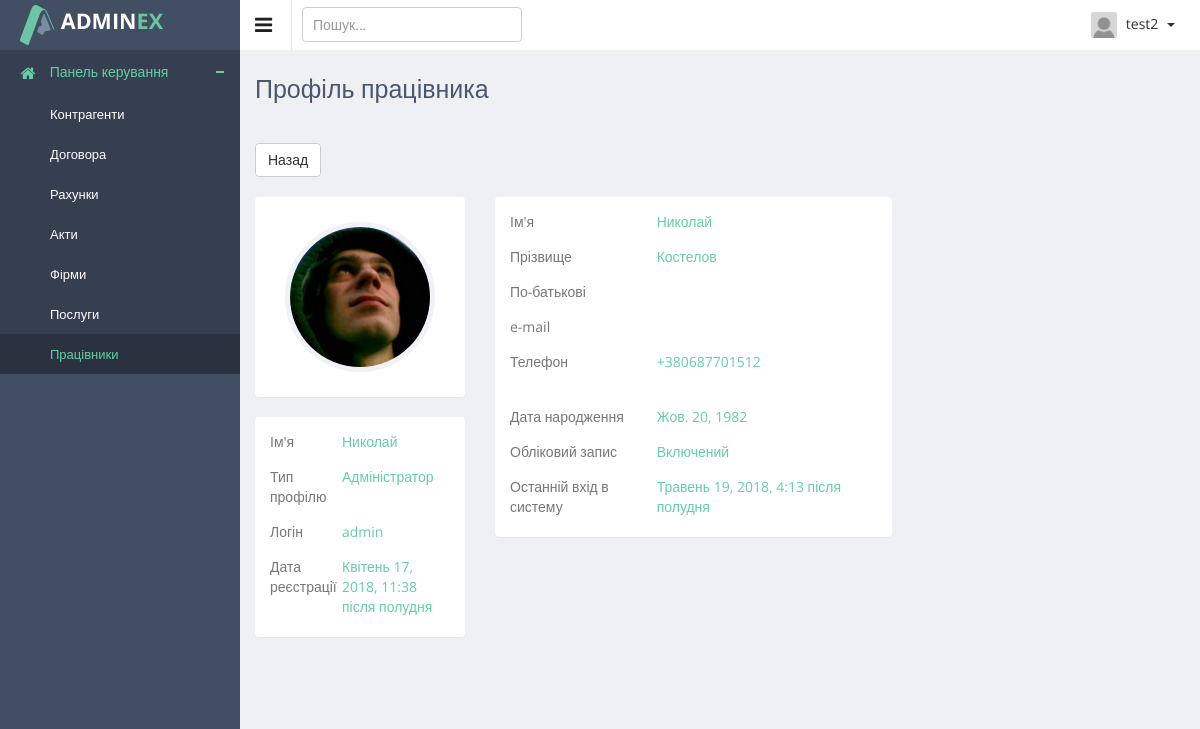
Before: /crm/worker/detail/1/ (signed in) with the older database file.
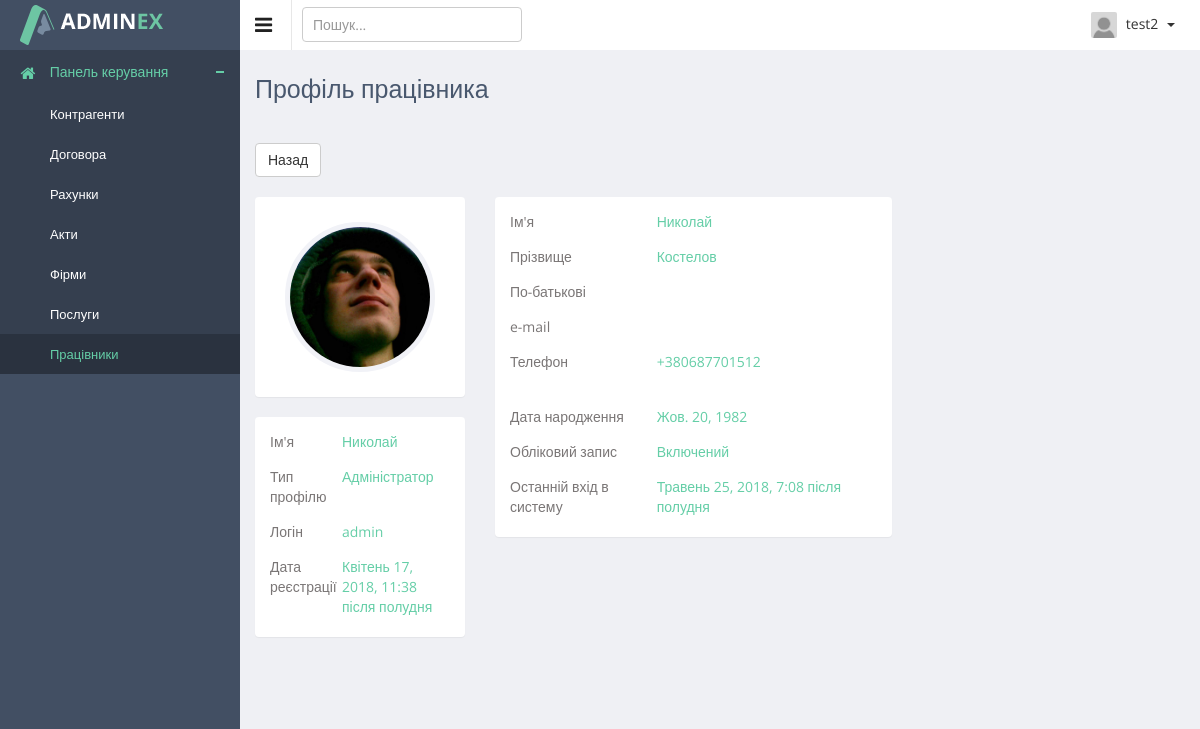
After: the same page with the newer database file.
### authapp/models.py (models this page shows)
class ProjectUser(AbstractUser):
    parent_name = models.CharField(verbose_name='по-батькові', max_length=20, blank=True)
    date_of_birth = models.DateField(verbose_name='дата народження', blank=True, null=True)
    phone1 = models.CharField(verbose_name='номер телефона', max_length=16, blank=True)
    phone2 = models.CharField(verbose_name='номер телефона', max_length=16, blank=True, null=True)
    avatar = models.ImageField(verbose_name='фото', upload_to='users_avatars', blank=True)
    is_dir = models.BooleanField(verbose_name='керівник', default=False)
    is_assistant = models.BooleanField(verbose_name='помічник', default=False)
    is_client = models.BooleanField(verbose_name='клієнт', default=False)
    def __str__(self):
        return self.username

### crmapp/views.py (the view)
# urls.py: re_path(r'^worker/detail/(?P<worker_pk>\d+)/$', crmapp.worker_detail_view, name='worker_detail'),
@login_required
def worker_detail_view(request, worker_pk):
    title = 'Профіль працівника'
    user = get_object_or_404(ProjectUser, pk=worker_pk)
    context = {
        'title': title,
        'object': user,
    }
    return render(request, 'crmapp/worker_detail.html', context)

### adminapp/templatetags/tags.py (called while the page is built)
@register.filter
def default_avatar(string):
    if not string:
        string = 'users_avatars/gravatar.png'
    new_string = f'{URL_PREFIX}{string}'
    return new_string

### crmapp/templates/crmapp/worker_detail.html (shortened to what the changed rows need)
{% extends 'mainapp/base.html' %}
{% load staticfiles %}
{% load tags %}
{% block container %}
<br>
<div class="row">
    <div class="col-md-3">
        <div class="row">
            <div class="col-md-12">
                <div class="panel">
                    <div class="panel-body">
                        <div class="profile-pic text-center">
                            <img src="{{ object.avatar|default_avatar }}" style="max-width: 200px; max-height: 200px;"
                                 alt="">
                        </div>
                    </div>
                </div>
            </div>
            <div class="col-md-12">
                    <div class="panel">
                        <div class="panel-body">
                            <ul class="p-info">
                                <li>
                                    <div class="title">Ім'я</div>
                                    <div class="desk">{{ object.first_name }}</div>
                                </li>
                                <li>
                                    <div class="title">Логін</div>
                                    <div class="desk">{{ object.username }}</div>
                                </li>
                                <li>
                                    <div class="title">Дата реєстрації</div>
                                    <div class="desk">{{ object.date_joined }}</div>
                                </li>
                            </ul>
                        </div>
                    </div>
                </div>
        </div>
    </div>
    <div class="col-md-8">
        <div class="row">
            <div class="col-md-8">
                <div class="panel">
                    <div class="panel-body">
                        <ul class="p-info">
                            <li>
                                <div class="title">Ім'я</div>
                                <div class="desk">{{ object.first_name }}</div>
                            </li>
                            <li>
                                <div class="title">Прізвище</div>
                                <div class="desk">{{ object.last_name }}</div>
                            </li>
                            <li>
                                <div class="title">Телефон</div>
                                <div class="desk">{{ object.phone1 }}<br>
                                {% if object.phone2 == None %} &nbsp;{% endif %}</div>
                            </li>
                            <li>
                                <div class="title">Дата народження</div>
                                <div class="desk">{{ object.date_of_birth }}</div>
                            </li>
                            <li>
                                <div class="title">Останній вхід в систему</div>
                                <div class="desk">
                                    {% if object.last_login == None %}
                                    жодного разу
                                    {% else %}
                                    {{ object.last_login }}
                                    {% endif %}
                                </div>
                            </li>
                        </ul>
                    </div>
                </div>
            </div>
        </div>
    </div>
</div>
{% endblock %}

Changed rows visible on the page:
changed ProjectUser "Николай": last_login "Травень 19, 2018, 4:13 після полудня" → "Травень 25, 2018, 7:08 після полудня"
